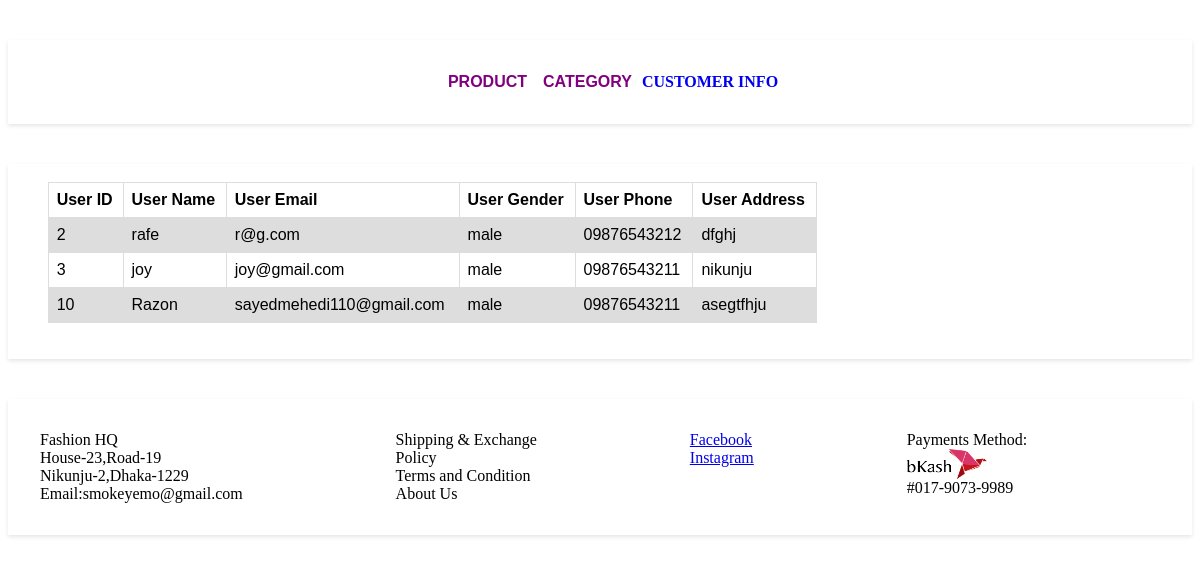
/cusowninfo.php, run on the app's committed database.
### tables this page shows
CREATE TABLE `user` (
  `uid` int(10) NOT NULL,
  `uname` varchar(100) NOT NULL,
  `uemail` varchar(100) NOT NULL,
  `ugender` varchar(20) NOT NULL,
  `uphone` varchar(15) NOT NULL,
  `uaddress` varchar(500) NOT NULL,
  `upassword` varchar(15) NOT NULL,
  `ut_id` int(10) NOT NULL
);

### db.php (called while the page is built, shortened)
<?php
class DB
{
	public function DB()
	{
		$this->host = "localhost";
		$this->user = "root";
		$this->pass = "";
		$this->dbname = "test";
		$this->con = mysqli_connect($this->host,$this->user,$this->pass,$this->dbname);
	}
}
?>

### index_model.php (called while the page is built, shortened)
<?php
require_once('db.php');
class IndexModel extends DB
{
	public function GetAllCustomerInfo()
	{
		$q = "SELECT * FROM `user` WHERE ut_id=2";
		$r = mysqli_query($this->con,$q);
		return $r;
	}
}

### cusowninfo.php (the view, shortened to what this page needs)
<?php
require_once("home.php");
?>
<div class="container2">
<section>
<section>
<div class="grid2">
<br/>
<html>
<head>
</head>
<table>
<tr>
<th>User ID</th>
<th>User Name</th>
<th>User Email</th>
<th>User Gender</th>
<th>User Phone</th>
<th>User Address</th>
</tr>
<?php
		$indObj = new IndexModel();
		$rs = $indObj->GetAllCustomerInfo();
		while($d = mysqli_fetch_assoc($rs))
		{
			echo $str="<tr><td>".$d["uid"]."</td><td>".$d["uname"]."</td><td>".$d["uemail"]."</td><td>".$d["ugender"]."</td><td>".$d["uphone"]."</td><td>".$d["uaddress"]."</td></tr>";
		}
?>
</table>
<br>
<br>
</body>
</html>
<div class="grid3">
</div>

### style.css (style rules this page uses)
section { display: grid; grid-template-columns: auto auto auto auto; grid-gap: 20px; padding:40 px 0; }
.container2 { max-width:100%; margin: 0 px auto; padding: 32 px auto; background: white; box-shadow: 0 2px 4px rgba(0, 0, 0, 0.1); }
.grid2 { grid-column-start: 2; grid-column-end: 2; }
.grid3 { grid-column-start: 3; grid-column-end: 3; }

### style2.css (style rules this page uses)
section { display: grid; grid-template-columns: auto auto auto auto; grid-gap: 20px; padding:40 px 0; }
.container2 { max-width:100%; max-height:40 px; }
.grid2 { grid-column-start: 2; grid-column-end: 2; }
.grid3 { grid-column-start: 3; grid-column-end: 3; }

### cusowninfo.php (style rules this page uses)
table { font-family:arial,sans-serif; border-collapse:collapse; width:100%; }
td,th { border:1px solid #dddddd; text-align:left; padding:8px; }
tr:nth-child(even) { background-color:#dddddd; }

### data on the page
user: uid "2", uname "rafe", uemail "r@g.com", ugender "male", uphone "09876543212", uaddress "dfghj"
user: uid "3", uname "joy", uemail "joy@gmail.com", ugender "male", uphone "09876543211", uaddress "nikunju"
user: uid "10", uname "Razon", uemail "sayedmehedi110@gmail.com", ugender "male", uphone "09876543211", uaddress "asegtfhju"
